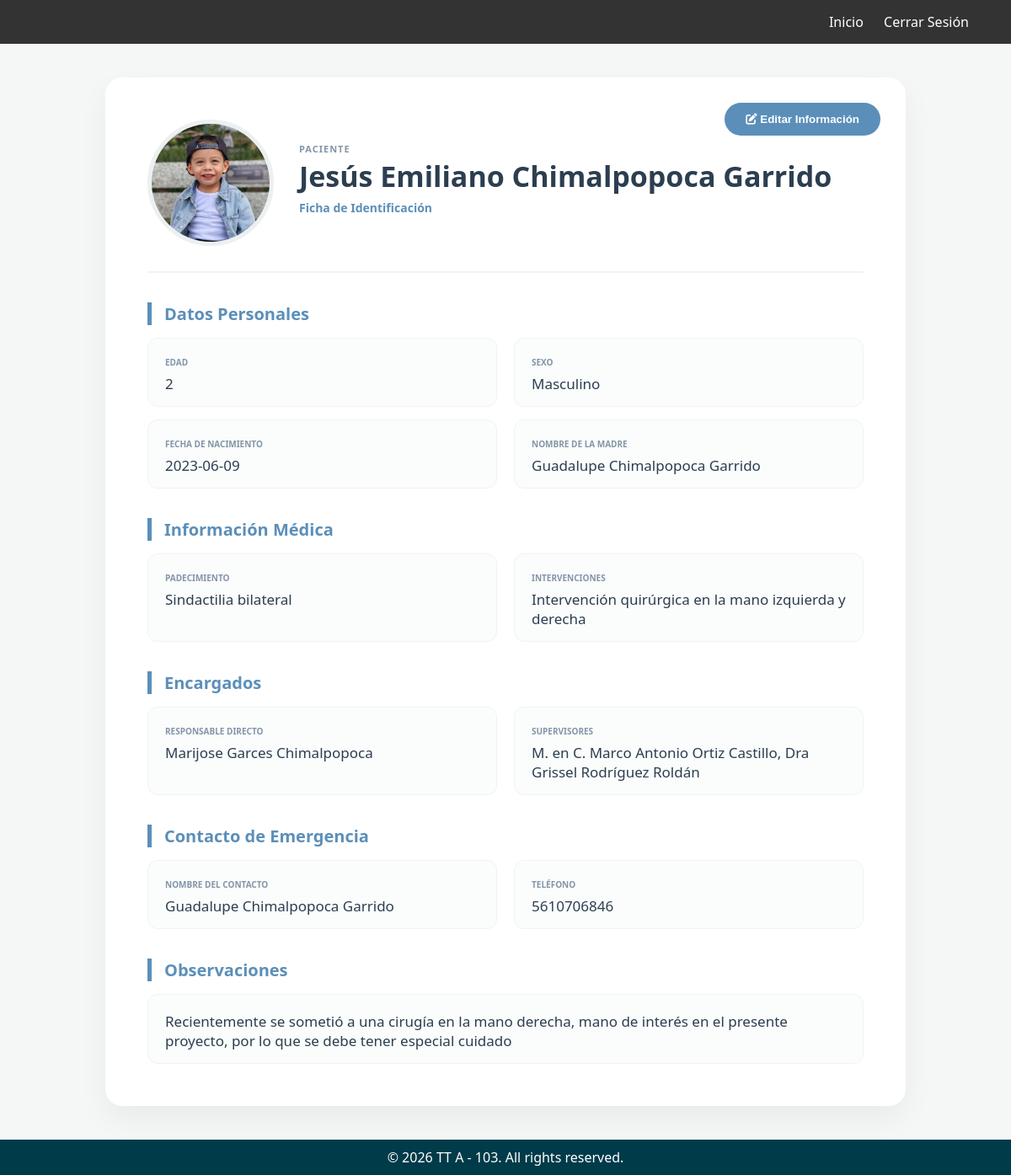
Screenshot of /usuario (signed in) with the database file from the repository.
### app.py (models this page shows)
class Paciente(db.Model):
    id                      = db.Column(db.Integer, primary_key=True)
    nombre                  = db.Column(db.String(100))
    edad                    = db.Column(db.String(20))
    sexo                    = db.Column(db.String(20))
    fecha_nacimiento        = db.Column(db.String(50))
    nombre_madre            = db.Column(db.String(100))
    enfermedades            = db.Column(db.Text)
    intervenciones          = db.Column(db.Text)
    responsable             = db.Column(db.String(100))
    supervisores            = db.Column(db.String(100))
    contacto_emergencia_nom = db.Column(db.String(100))
    telefono                = db.Column(db.String(20))
    observaciones           = db.Column(db.Text)
    foto                    = db.Column(db.String(200), default='default_user.png')

### app.py (the view, shortened to what this page needs)
@app.route("/usuario", methods=["GET", "POST"])
def usuario():
    if not login_required():
        return redirect(url_for("login"))
    paciente = Paciente.query.first()
    if not paciente:
        paciente = Paciente(nombre="Nuevo Paciente")
        db.session.add(paciente)
        db.session.commit()
    return render_template("usuario.html", paciente=paciente)

### app.py (called while the page is built)
def login_required():
    return "usuario" in session

### templates/usuario.html (shortened to what this page needs)
<!DOCTYPE html>
<html lang="es">
<head>
    <link rel="stylesheet" href="https://cdnjs.cloudflare.com/ajax/libs/font-awesome/6.0.0/css/all.min.css">
    <link rel="stylesheet" href="{{ url_for('static', filename='usuario.css') }}">
</head>
<body>
    <header class="navbar">
        <nav class="menu">
            <a href="{{ url_for('home') }}">Inicio</a>
            <a href="{{ url_for('logout') }}">Cerrar Sesión</a>
        </nav>
    </header>
    <div class="main-container">
        <div class="ficha-card">
            <button class="btn-edit-float" onclick="openModal()">
                <i class="fas fa-edit"></i> Editar Información
            </button>
            <div class="ficha-header">
                <div class="profile-pic-container">
                    {% if paciente and paciente.foto and paciente.foto != 'default_user.png' %}
                        <img src="{{ url_for('static', filename='uploads/perfiles/' + paciente.foto) }}" class="user-img-preview">
                    {% else %}
                        <i class="fas fa-user-circle" style="font-size: 110px; color: #ccc;"></i>
                    {% endif %}
                </div>
                <div class="profile-info">
                    <label class="label-caps">Paciente</label>
                    <h1 class="display-name">{{ paciente.nombre | default('Sin Nombre', true) }}</h1>
                    <p class="subtitle">Ficha de Identificación</p>
                </div>
            </div>
            <hr class="separator">
            <div class="section-title">Datos Personales</div>
            <div class="grid-row">
                <div class="info-box"><label>Edad</label><p>{{ paciente.edad | default('-', true) }}</p></div>
                <div class="info-box"><label>Sexo</label><p>{{ paciente.sexo | default('-', true) }}</p></div>
            </div>
            <div class="grid-row">
                <div class="info-box"><label>Fecha de nacimiento</label><p>{{ paciente.fecha_nacimiento | default('-', true) }}</p></div>
                <div class="info-box"><label>Nombre de la madre</label><p>{{ paciente.nombre_madre | default('-', true) }}</p></div>
            </div>
            <div class="section-title">Información Médica</div>
            <div class="grid-row">
                <div class="info-box"><label>Padecimiento</label><p>{{ paciente.enfermedades | default('-', true) }}</p></div>
                <div class="info-box"><label>Intervenciones</label><p>{{ paciente.intervenciones | default('-', true) }}</p></div>
            </div>
            <div class="section-title">Encargados</div>
            <div class="grid-row">
                <div class="info-box"><label>Responsable directo</label><p>{{ paciente.responsable | default('-', true) }}</p></div>
                <div class="info-box"><label>Supervisores</label><p>{{ paciente.supervisores | default('-', true) }}</p></div>
            </div>
            <div class="section-title">Contacto de Emergencia</div>
            <div class="grid-row">
                <div class="info-box"><label>Nombre del contacto</label><p>{{ paciente.contacto_emergencia_nom | default('-', true) }}</p></div>
                <div class="info-box"><label>Teléfono</label><p>{{ paciente.telefono | default('-', true) }}</p></div>
            </div>
            <div class="section-title">Observaciones</div>
            <div class="info-box full-width">
                <p>{{ paciente.observaciones | default('Sin notas adicionales.', true) }}</p>
            </div>
        </div>
    </div>
<footer class="footer">
    © 2026 TT A - 103. All rights reserved.
</footer>
</body>
</html>

### static/usuario.css (style rules this page uses)
:root { --primary-blue: #5b8fb9; --bg-gray: #f4f7f6; --text-dark: #2c3e50; --label-color: #8395a7; }
body { background-color: var(--bg-gray); font-family: 'Segoe UI', Tahoma, sans-serif; margin: 0; }
.navbar { display: flex; justify-content: space-between; padding: 15px 50px; background: #333; color: white; align-items: center; }
.menu a { color: white; text-decoration: none; margin-left: 20px; font-weight: 500; }
.main-container { display: flex; justify-content: center; padding: 40px 20px; }
.ficha-card { background: white; width: 100%; max-width: 850px; border-radius: 20px; box-shadow: 0 15px 35px rgba(0,0,0,0.05); padding: 50px; position: relative; }
.btn-edit-float { position: absolute; top: 30px; right: 30px; background: var(--primary-blue); color: white; border: none; padding: 12px 25px; border-radius: 30px; cursor: pointer; font-weight: bold; transition: 0.3s; }
.ficha-header { display: flex; align-items: center; gap: 30px; margin-bottom: 30px; }
.profile-pic-container { width: 140px; height: 140px; border-radius: 50%; border: 5px solid #ecf0f1; overflow: hidden; display: flex; justify-content: center; align-items: center; background: #f9f9f9; }
.user-img-preview { width: 100%; height: 100%; object-fit: cover; }
.display-name { margin: 0; font-size: 34px; color: var(--text-dark); font-weight: 800; }
.label-caps { font-size: 11px; font-weight: bold; color: var(--label-color); text-transform: uppercase; letter-spacing: 1px; }
.subtitle { color: var(--primary-blue); font-weight: 600; margin-top: 5px; font-size: 14px; }
.info-box { background: #fbfcfc; padding: 15px 20px; border-radius: 12px; border: 1px solid #f1f2f6; }
.info-box label { font-size: 10px; color: var(--label-color); font-weight: bold; text-transform: uppercase; }
.info-box p { margin: 5px 0 0; font-size: 17px; color: var(--text-dark); font-weight: 500; }
.full-width { width: 100%; box-sizing: border-box; }
.section-title { font-weight: bold; color: var(--primary-blue); border-left: 5px solid var(--primary-blue); padding-left: 15px; margin: 35px 0 15px; font-size: 20px; }
.grid-row { display: grid; grid-template-columns: 1fr 1fr; gap: 20px; margin-bottom: 15px; }
.separator { border: 0; border-top: 2px solid #f1f2f6; margin: 30px 0; }
.footer { background:#003b4a; color:white; text-align:center; padding:10px; }

### rows the page displays
Paciente: foto (picture), nombre "Jesús Emiliano Chimalpopoca Garrido", edad "2", sexo "Masculino", fecha_nacimiento "2023-06-09", nombre_madre "Guadalupe Chimalpopoca Garrido", enfermedades "Sindactilia bilateral", intervenciones "Intervención quirúrgica en la mano izquierda y derecha", responsable "Marijose Garces Chimalpopoca", supervisores "M. en C. Marco Antonio Ortiz Castillo, Dra Grissel Rodríguez Roldán", contacto_emergencia_nom "Guadalupe Chimalpopoca Garrido", telefono "5610706846", observaciones "Recientemente se sometió a una cirugía en la mano derecha, mano de interés en el presente proyecto, por lo que se debe tener especial cuidado"
